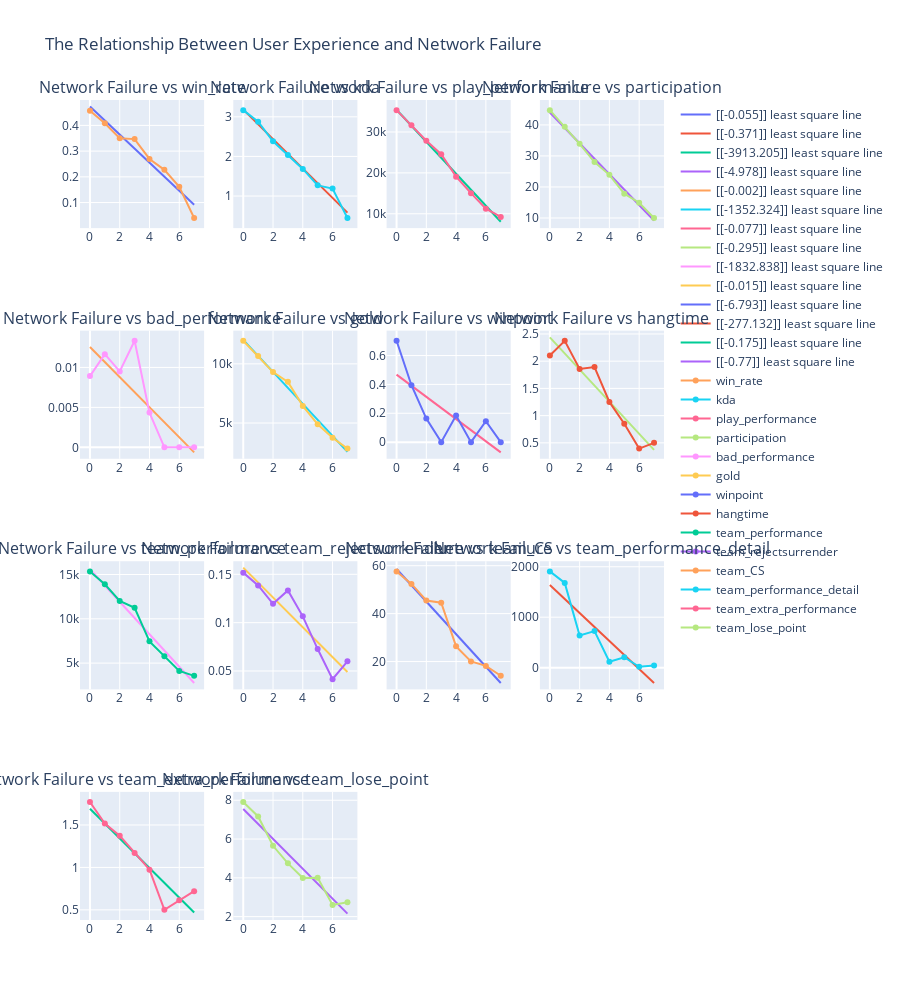

Here is the notebook cell this chart was saved with:
### Code cell
uexper_np = make_subplots(rows=4, cols=4,subplot_titles=(c_net_selfteam_list(0)))

def uexp_n (w,m,k,r,c):
    return uexper_np.add_trace(go.Scatter(x=no_i(w),y=c_net_selfteam_mean(m)[c_net_selfteam_index(k)],name=c_net_selfteam_index(k),mode='lines+markers'),row=r, col=c)

def leastsquare_n(m,k,r,c):
    x_data=c_net_selfteam_mean(m)[c_net_selfteam_index(k)].index.values[:,np.newaxis]
    y_data=c_net_selfteam_mean(m)[c_net_selfteam_index(k)].values[:,np.newaxis]
    reg=LinearRegression().fit(x_data,y_data)
    reg_coef=str(reg.coef_.round(3))
    reg_predict=reg.predict(x_data).flatten()
    return uexper_np.add_trace(go.Scatter(x=x_data.flatten(),y=reg_predict,name=reg_coef+' least square line',mode='lines'),row=r, col=c)

leastsquare_n(0,0,1,1)
leastsquare_n(0,1,1,2)
leastsquare_n(0,2,1,3)
leastsquare_n(0,3,1,4)
leastsquare_n(0,4,2,1)
leastsquare_n(0,5,2,2)
leastsquare_n(0,6,2,3)
leastsquare_n(0,7,2,4)
leastsquare_n(1,8,3,1)
leastsquare_n(1,9,3,2)
leastsquare_n(1,10,3,3)
leastsquare_n(1,11,3,4)
leastsquare_n(1,12,4,1)
leastsquare_n(1,13,4,2)

uexp_n(0,0,0,1,1)
uexp_n(0,0,1,1,2)
uexp_n(0,0,2,1,3)
uexp_n(0,0,3,1,4)
uexp_n(0,0,4,2,1)
uexp_n(0,0,5,2,2)
uexp_n(0,0,6,2,3)
uexp_n(0,0,7,2,4)
uexp_n(0,1,8,3,1)
uexp_n(0,1,9,3,2)
uexp_n(0,1,10,3,3)
uexp_n(0,1,11,3,4)
uexp_n(0,1,12,4,1)
uexp_n(0,1,13,4,2)

uexper_np=uexper_np.update_layout(height=1000, title_text="The Relationship Between User Experience and Network Failure")
uexper_np.show()

'''
分析与假设一之间的关系
1.总体上：随着掉线次数的增加，个人玩家和团队体验逐渐变得不佳；
2.玩家个人失败概率将逐渐增大,始终小于50%。其他指标如kda，个人战绩，个人参团率，个人获得金币量，个人胜利点都在平稳下降
3.从团队的视角来看，补兵数量，击杀敌人数量，击杀大小龙数量和团队点数随着断线次数增加而下降

问题：bad_performance和hangtime出现类似性，但在6-7处于最低值，不符合线段一直上升的假象趋势
     team_performance_detail(塔/怪)指数波动比较明显，在4/6出现较高异常值
'''

### Figure 1 — Plotly figure (JSON) as saved in the notebook; plotly's stock layout.template omitted (floating-point values rounded to 4 significant figures)
{"data": [{"mode": "lines", "name": "[[-0.055]] least square line", "type": "scatter", "x": [0, 1, 2, 3, 4, 5, 6, 7], "xaxis": "x", "y": [0.4739, 0.4192, 0.3645, 0.3098, 0.2551, 0.2004, 0.1457, 0.09104], "yaxis": "y"}, {"mode": "lines", "name": "[[-0.371]] least square line", "type": "scatter", "x": [0, 1, 2, 3, 4, 5, 6, 7], "xaxis": "x2", "y": [3.181, 2.81, 2.439, 2.067, 1.696, 1.325, 0.9535, 0.5823], "yaxis": "y2"}, {"mode": "lines", "name": "[[-3913.205]] least square line", "type": "scatter", "x": [0, 1, 2, 3, 4, 5, 6, 7], "xaxis": "x3", "y": [35450.0, 31530.0, 27620.0, 23710.0, 19800.0, 15880.0, 11970.0, 8056.0], "yaxis": "y3"}, {"mode": "lines", "name": "[[-4.978]] least square line", "type": "scatter", "x": [0, 1, 2, 3, 4, 5, 6, 7], "xaxis": "x4", "y": [44.02, 39.04, 34.06, 29.08, 24.11, 19.13, 14.15, 9.172], "yaxis": "y4"}, {"mode": "lines", "name": "[[-0.002]] least square line", "type": "scatter", "x": [0, 1, 2, 3, 4, 5, 6, 7], "xaxis": "x5", "y": [0.01256, 0.01068, 0.008793, 0.00691, 0.005027, 0.003144, 0.001261, -0.0006224], "yaxis": "y5"}, {"mode": "lines", "name": "[[-1352.324]] least square line", "type": "scatter", "x": [0, 1, 2, 3, 4, 5, 6, 7], "xaxis": "x6", "y": [12020.0, 10670.0, 9317.0, 7965.0, 6612.0, 5260.0, 3908.0, 2555.0], "yaxis": "y6"}, {"mode": "lines", "name": "[[-0.077]] least square line", "type": "scatter", "x": [0, 1, 2, 3, 4, 5, 6, 7], "xaxis": "x7", "y": [0.468, 0.3911, 0.3141, 0.2372, 0.1602, 0.08328, 0.006327, -0.07062], "yaxis": "y7"}, {"mode": "lines", "name": "[[-0.295]] least square line", "type": "scatter", "x": [0, 1, 2, 3, 4, 5, 6, 7], "xaxis": "x8", "y": [2.437, 2.141, 1.846, 1.551, 1.256, 0.9606, 0.6654, 0.3702], "yaxis": "y8"}, {"mode": "lines", "name": "[[-1832.838]] least square line", "type": "scatter", "x": [0, 1, 2, 3, 4, 5, 6, 7], "xaxis": "x9", "y": [15590.0, 13760.0, 11920.0, 10090.0, 8257.0, 6425.0, 4592.0, 2759.0], "yaxis": "y9"}, {"mode": "lines", "name": "[[-0.015]] least square line", "type": "scatter", "x": [0, 1, 2, 3, 4, 5, 6, 7], "xaxis": "x10", "y": [0.1569, 0.1415, 0.1261, 0.1107, 0.09527, 0.07987, 0.06447, 0.04907], "yaxis": "y10"}, {"mode": "lines", "name": "[[-6.793]] least square line", "type": "scatter", "x": [0, 1, 2, 3, 4, 5, 6, 7], "xaxis": "x11", "y": [58.61, 51.81, 45.02, 38.23, 31.44, 24.64, 17.85, 11.06], "yaxis": "y11"}, {"mode": "lines", "name": "[[-277.132]] least square line", "type": "scatter", "x": [0, 1, 2, 3, 4, 5, 6, 7], "xaxis": "x12", "y": [1637.0, 1360.0, 1083.0, 805.4, 528.2, 251.1, -26.02, -303.2], "yaxis": "y12"}, {"mode": "lines", "name": "[[-0.175]] least square line", "type": "scatter", "x": [0, 1, 2, 3, 4, 5, 6, 7], "xaxis": "x13", "y": [1.692, 1.517, 1.342, 1.168, 0.9926, 0.8177, 0.6427, 0.4678], "yaxis": "y13"}, {"mode": "lines", "name": "[[-0.77]] least square line", "type": "scatter", "x": [0, 1, 2, 3, 4, 5, 6, 7], "xaxis": "x14", "y": [7.548, 6.777, 6.007, 5.237, 4.467, 3.697, 2.927, 2.157], "yaxis": "y14"}, {"mode": "lines+markers", "name": "win_rate", "type": "scatter", "x": [0, 1, 2, 3, 4, 5, 6, 7, 8, 10, 11], "xaxis": "x", "y": [0.4566, 0.408, 0.35, 0.3467, 0.2696, 0.2273, 0.1615, 0.04], "yaxis": "y"}, {"mode": "lines+markers", "name": "kda", "type": "scatter", "x": [0, 1, 2, 3, 4, 5, 6, 7, 8, 10, 11], "xaxis": "x2", "y": [3.167, 2.878, 2.383, 2.036, 1.685, 1.269, 1.188, 0.447], "yaxis": "y2"}, {"mode": "lines+markers", "name": "play_performance", "type": "scatter", "x": [0, 1, 2, 3, 4, 5, 6, 7, 8, 10, 11], "xaxis": "x3", "y": [35350.0, 31630.0, 27880.0, 24560.0, 19080.0, 15040.0, 11250.0, 9226.0], "yaxis": "y3"}, {"mode": "lines+markers", "name": "participation", "type": "scatter", "x": [0, 1, 2, 3, 4, 5, 6, 7, 8, 10, 11], "xaxis": "x4", "y": [44.75, 39.42, 33.91, 28.02, 23.9, 17.84, 14.91, 10.0], "yaxis": "y4"}, {"mode": "lines+markers", "name": "bad_performance", "type": "scatter", "x": [0, 1, 2, 3, 4, 5, 6, 7, 8, 10, 11], "xaxis": "x5", "y": [0.00892, 0.01166, 0.009488, 0.01333, 0.004348, 0, 0, 0], "yaxis": "y5"}, {"mode": "lines+markers", "name": "gold", "type": "scatter", "x": [0, 1, 2, 3, 4, 5, 6, 7, 8, 10, 11], "xaxis": "x6", "y": [11950.0, 10660.0, 9302.0, 8477.0, 6445.0, 4888.0, 3751.0, 2837.0], "yaxis": "y6"}, {"mode": "lines+markers", "name": "winpoint", "type": "scatter", "x": [0, 1, 2, 3, 4, 5, 6, 7, 8, 10, 11], "xaxis": "x7", "y": [0.7022, 0.3942, 0.1631, 0, 0.1848, 0, 0.1454, 0], "yaxis": "y7"}, {"mode": "lines+markers", "name": "hangtime", "type": "scatter", "x": [0, 1, 2, 3, 4, 5, 6, 7, 8, 10, 11], "xaxis": "x8", "y": [2.104, 2.374, 1.858, 1.893, 1.252, 0.85, 0.3946, 0.5], "yaxis": "y8"}, {"mode": "lines+markers", "name": "team_performance", "type": "scatter", "x": [0, 1, 2, 3, 4, 5, 6, 7, 8, 10, 11], "xaxis": "x9", "y": [15350.0, 13900.0, 12010.0, 11240.0, 7453.0, 5764.0, 4117.0, 3560.0], "yaxis": "y9"}, {"mode": "lines+markers", "name": "team_rejectsurrender", "type": "scatter", "x": [0, 1, 2, 3, 4, 5, 6, 7, 8, 10, 11], "xaxis": "x10", "y": [0.1517, 0.1384, 0.1195, 0.1333, 0.1065, 0.07273, 0.04154, 0.06], "yaxis": "y10"}, {"mode": "lines+markers", "name": "team_CS", "type": "scatter", "x": [0, 1, 2, 3, 4, 5, 6, 7, 8, 10, 11], "xaxis": "x11", "y": [57.62, 52.4, 45.49, 44.54, 26.34, 20.02, 18.18, 14.06], "yaxis": "y11"}, {"mode": "lines+markers", "name": "team_performance_detail", "type": "scatter", "x": [0, 1, 2, 3, 4, 5, 6, 7, 8, 10, 11], "xaxis": "x12", "y": [1908.0, 1680.0, 638.8, 724.7, 117.3, 206.2, 18.55, 41.04], "yaxis": "y12"}, {"mode": "lines+markers", "name": "team_extra_performance", "type": "scatter", "x": [0, 1, 2, 3, 4, 5, 6, 7, 8, 10, 11], "xaxis": "x13", "y": [1.771, 1.518, 1.374, 1.17, 0.9739, 0.5, 0.6138, 0.72], "yaxis": "y13"}, {"mode": "lines+markers", "name": "team_lose_point", "type": "scatter", "x": [0, 1, 2, 3, 4, 5, 6, 7, 8, 10, 11], "xaxis": "x14", "y": [7.909, 7.166, 5.653, 4.747, 3.993, 4.009, 2.601, 2.74], "yaxis": "y14"}], "layout": {"annotations": [{"font": {"size": 16}, "showarrow": false, "text": "Network Failure vs win_rate", "x": 0.1062, "xanchor": "center", "xref": "paper", "y": 1, "yanchor": "bottom", "yref": "paper"}, {"font": {"size": 16}, "showarrow": false, "text": "Network Failure vs kda", "x": 0.3688, "xanchor": "center", "xref": "paper", "y": 1, "yanchor": "bottom", "yref": "paper"}, {"font": {"size": 16}, "showarrow": false, "text": "Network Failure vs play_performance", "x": 0.6313, "xanchor": "center", "xref": "paper", "y": 1, "yanchor": "bottom", "yref": "paper"}, {"font": {"size": 16}, "showarrow": false, "text": "Network Failure vs participation", "x": 0.8938, "xanchor": "center", "xref": "paper", "y": 1, "yanchor": "bottom", "yref": "paper"}, {"font": {"size": 16}, "showarrow": false, "text": "Network Failure vs bad_performance", "x": 0.1062, "xanchor": "center", "xref": "paper", "y": 0.7188, "yanchor": "bottom", "yref": "paper"}, {"font": {"size": 16}, "showarrow": false, "text": "Network Failure vs gold", "x": 0.3688, "xanchor": "center", "xref": "paper", "y": 0.7188, "yanchor": "bottom", "yref": "paper"}, {"font": {"size": 16}, "showarrow": false, "text": "Network Failure vs winpoint", "x": 0.6313, "xanchor": "center", "xref": "paper", "y": 0.7188, "yanchor": "bottom", "yref": "paper"}, {"font": {"size": 16}, "showarrow": false, "text": "Network Failure vs hangtime", "x": 0.8938, "xanchor": "center", "xref": "paper", "y": 0.7188, "yanchor": "bottom", "yref": "paper"}, {"font": {"size": 16}, "showarrow": false, "text": "Network Failure vs team_performance", "x": 0.1062, "xanchor": "center", "xref": "paper", "y": 0.4375, "yanchor": "bottom", "yref": "paper"}, {"font": {"size": 16}, "showarrow": false, "text": "Network Failure vs team_rejectsurrender", "x": 0.3688, "xanchor": "center", "xref": "paper", "y": 0.4375, "yanchor": "bottom", "yref": "paper"}, {"font": {"size": 16}, "showarrow": false, "text": "Network Failure vs team_CS", "x": 0.6313, "xanchor": "center", "xref": "paper", "y": 0.4375, "yanchor": "bottom", "yref": "paper"}, {"font": {"size": 16}, "showarrow": false, "text": "Network Failure vs team_performance_detail", "x": 0.8938, "xanchor": "center", "xref": "paper", "y": 0.4375, "yanchor": "bottom", "yref": "paper"}, {"font": {"size": 16}, "showarrow": false, "text": "Network Failure vs team_extra_performance", "x": 0.1062, "xanchor": "center", "xref": "paper", "y": 0.1562, "yanchor": "bottom", "yref": "paper"}, {"font": {"size": 16}, "showarrow": false, "text": "Network Failure vs team_lose_point", "x": 0.3688, "xanchor": "center", "xref": "paper", "y": 0.1562, "yanchor": "bottom", "yref": "paper"}], "height": 1000, "title": {"text": "The Relationship Between User Experience and Network Failure"}, "xaxis": {"anchor": "y", "domain": [0, 0.2125]}, "xaxis10": {"anchor": "y10", "domain": [0.2625, 0.475]}, "xaxis11": {"anchor": "y11", "domain": [0.525, 0.7375]}, "xaxis12": {"anchor": "y12", "domain": [0.7875, 1]}, "xaxis13": {"anchor": "y13", "domain": [0, 0.2125]}, "xaxis14": {"anchor": "y14", "domain": [0.2625, 0.475]}, "xaxis15": {"anchor": "y15", "domain": [0.525, 0.7375]}, "xaxis16": {"anchor": "y16", "domain": [0.7875, 1]}, "xaxis2": {"anchor": "y2", "domain": [0.2625, 0.475]}, "xaxis3": {"anchor": "y3", "domain": [0.525, 0.7375]}, "xaxis4": {"anchor": "y4", "domain": [0.7875, 1]}, "xaxis5": {"anchor": "y5", "domain": [0, 0.2125]}, "xaxis6": {"anchor": "y6", "domain": [0.2625, 0.475]}, "xaxis7": {"anchor": "y7", "domain": [0.525, 0.7375]}, "xaxis8": {"anchor": "y8", "domain": [0.7875, 1]}, "xaxis9": {"anchor": "y9", "domain": [0, 0.2125]}, "yaxis": {"anchor": "x", "domain": [0.8438, 1]}, "yaxis10": {"anchor": "x10", "domain": [0.2812, 0.4375]}, "yaxis11": {"anchor": "x11", "domain": [0.2812, 0.4375]}, "yaxis12": {"anchor": "x12", "domain": [0.2812, 0.4375]}, "yaxis13": {"anchor": "x13", "domain": [0, 0.1562]}, "yaxis14": {"anchor": "x14", "domain": [0, 0.1562]}, "yaxis15": {"anchor": "x15", "domain": [0, 0.1562]}, "yaxis16": {"anchor": "x16", "domain": [0, 0.1562]}, "yaxis2": {"anchor": "x2", "domain": [0.8438, 1]}, "yaxis3": {"anchor": "x3", "domain": [0.8438, 1]}, "yaxis4": {"anchor": "x4", "domain": [0.8438, 1]}, "yaxis5": {"anchor": "x5", "domain": [0.5625, 0.7188]}, "yaxis6": {"anchor": "x6", "domain": [0.5625, 0.7188]}, "yaxis7": {"anchor": "x7", "domain": [0.5625, 0.7188]}, "yaxis8": {"anchor": "x8", "domain": [0.5625, 0.7188]}, "yaxis9": {"anchor": "x9", "domain": [0.2812, 0.4375]}}}
